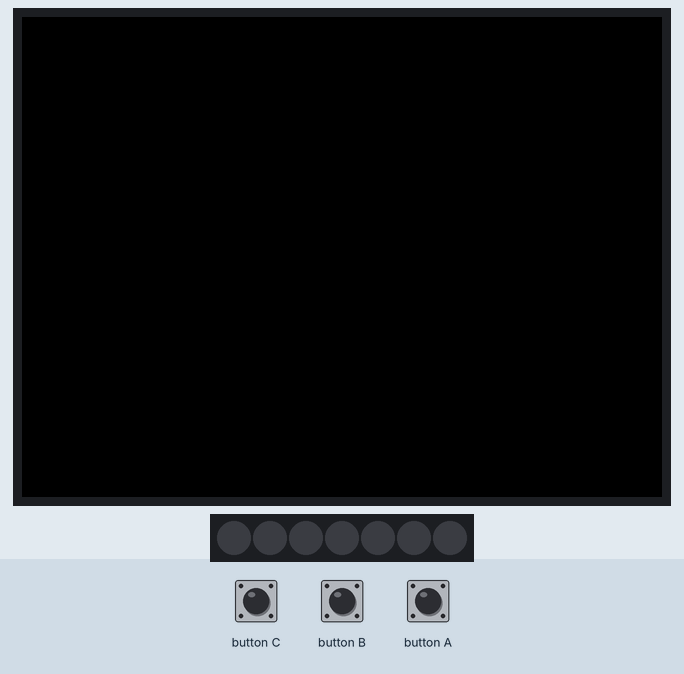
This sketch was run on a simulated ESP32. Shown: 320×240 colour display, 7 RGB LEDs in strip order, left to right. Inputs (shaded band) come from the test bench. Dim RGB values are drawn brighter than linear.

Above: at 1.3 s.
1.4 s: button A pressed for 0.15 s
4.5 s: button B pressed for 0.15 s
At 5.2 s:
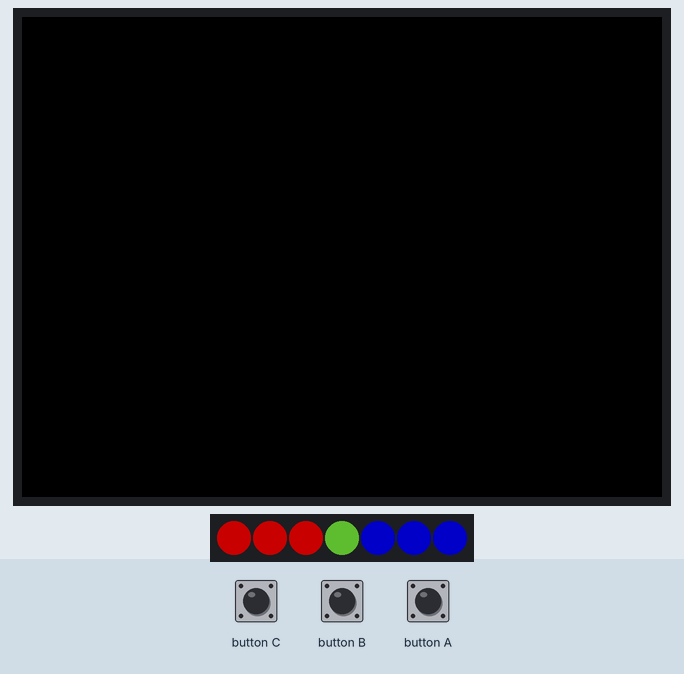
At 6.0 s:
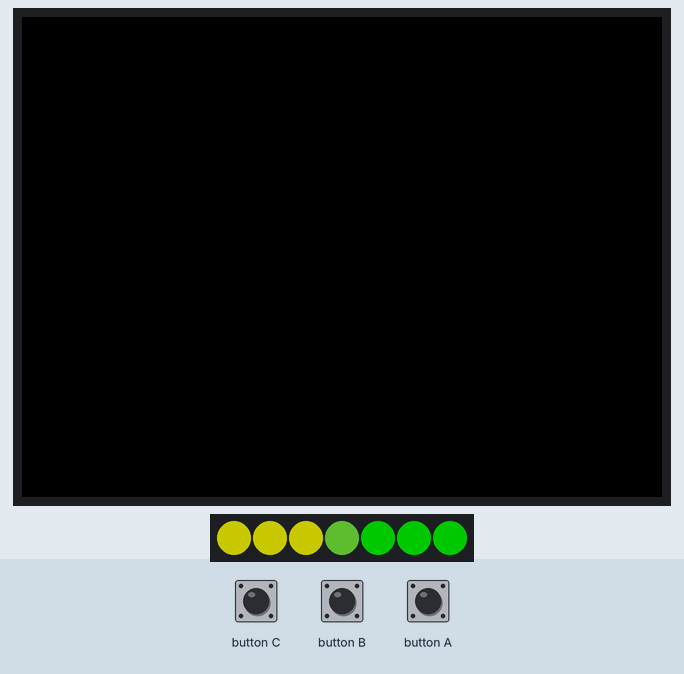
Timing chart, 0 to 13.6 s (numbered marks = the images above; inputs shaded):
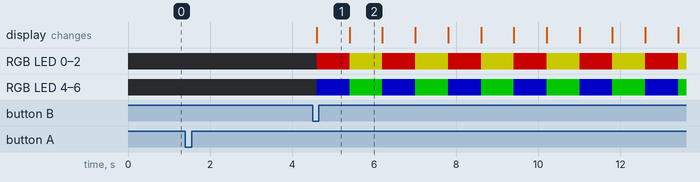

Measured:
- after the input at 1.4 s, every drawn part: stays the same
- what the display in image 2 shows lasts 0.8 s, from 5.4 s to 6.2 s

The sketch:

GO.ino
```cpp
#include <M5Stack.h>

#include "FastLED.h"


#define Neopixel_PIN 1

#define NUM_LEDS 7


CRGB leds[NUM_LEDS];

int leftDistance = 500; //medium

int rightDistance = 500; //medium

int driveSpeed = 6000; //positive numbers are FWD. 100 = 1 full revolution

#define C 261.6
#define D 293.6
#define E 329.6
#define F 349.2
#define G 392
#define A 440
#define B 493.8
#define NOTHING 0

void setup() {
  M5.begin();
   Serial2.begin(115200, SERIAL_8N1, 16, 17);
     FastLED.addLeds<WS2811,Neopixel_PIN,GRB>(leds, NUM_LEDS).setCorrection(TypicalLEDStrip);

  FastLED.setBrightness(100);


}

void loop() {
if (M5.BtnA.wasPressed()) {
    delay(2000);
    pthread_t thread2, thread3;

    // make threads
    pthread_create(&thread2, NULL, moveBot,NULL);
    pthread_create(&thread3, NULL, openleds,NULL);

    // wait for them to finish
    pthread_join(thread2, NULL);
    pthread_join(thread3, NULL);


  }
  M5.update();
}


void* moveBot(void* mom){
  moveforward(500,5000);
  turn(200,450,5000);
  turn(200,450,5000);
  moveforward(-500,5000);

}
void* openleds(void* mom){
  for(int i=0;i<6;i++){
    leds[3] = CRGB(100,200,50);

    for(int i =0;i<3;i++)
    {
      leds[i] = CRGB(255, 0, 0);
    }

delay(800);
    for(int i =4;i<7;i++)
    {
      leds[i] = CRGB(0, 0, 255);
    }
    FastLED.show();


    for(int i =0;i<3;i++)
    {
      leds[i] = CRGB(255, 255, 0);
    }

     delay(800);
    for(int i =4;i<7;i++)
    {
      leds[i] = CRGB(0, 255, 0);
    }
    FastLED.show();

  }
}

void moveforward(int a,int s){
  Serial2.printf("$J=G21 G91 X%d Y%d F%d", a, a, s);
  Serial2.print("\r\n\r\n");
  delay(100);
}
void turn(int a,int b,int s){
  Serial2.printf("$J=G21 G91 X%d Y%d F%d", a, b, s);
  Serial2.print("\r\n\r\n");
  delay(100);
}
```
